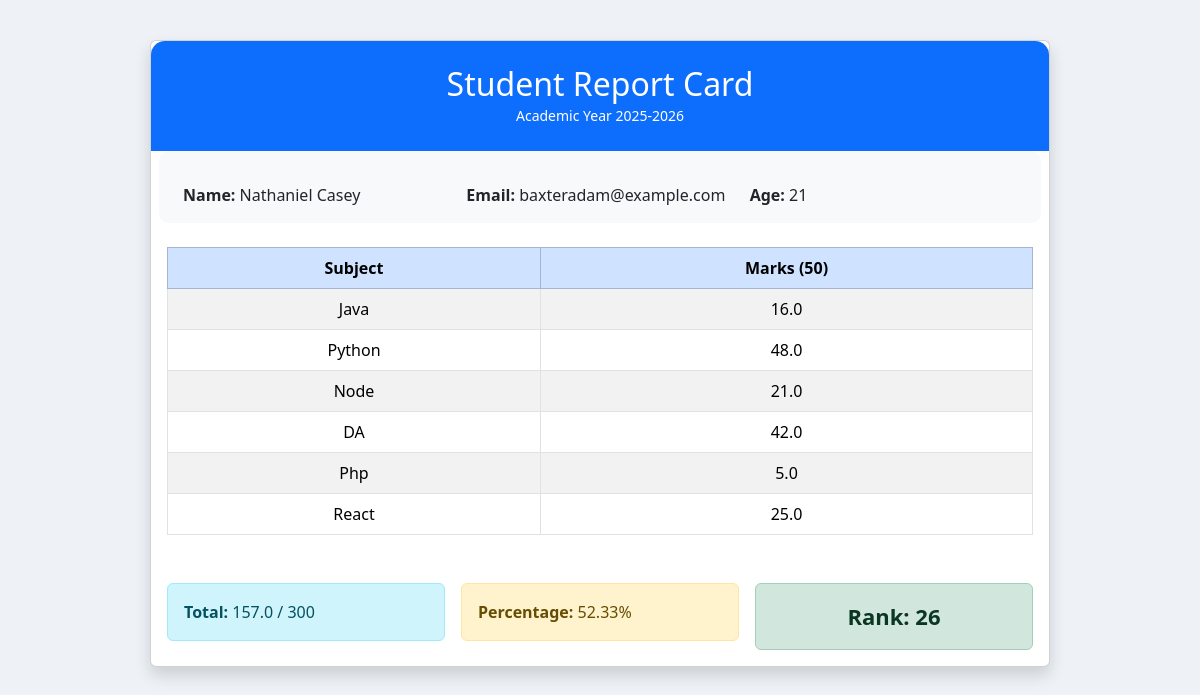
Before: /reportcard?stid=1&action=card with the older database file.
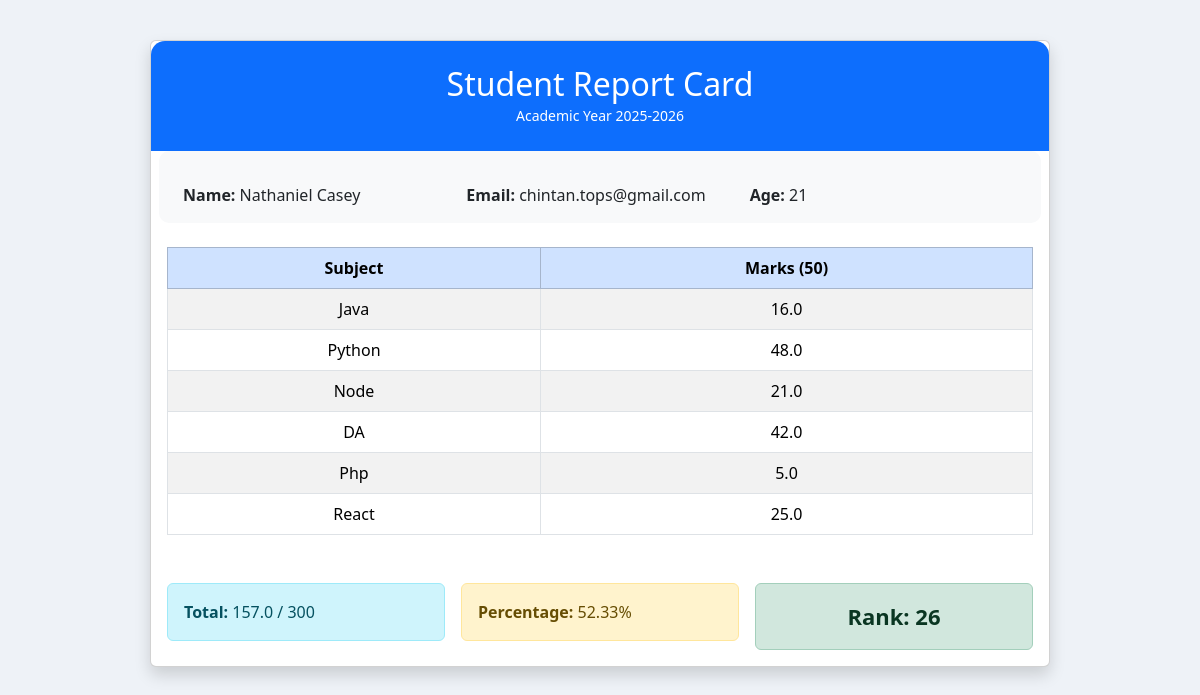
After: the same page with the newer database file.
### myapp/models.py (models this page shows)
class Marks(models.Model):
    student = models.ForeignKey(Student,on_delete=models.CASCADE)
    subject = models.ForeignKey(Subject,on_delete=models.CASCADE)
    marks = models.FloatField()

class Student(models.Model):
    dept = models.ForeignKey(Dept,on_delete=models.CASCADE)
    student_id = models.OneToOneField(StudentId,on_delete=models.CASCADE)
    name  = models.CharField(max_length=20)
    email = models.CharField(max_length=50)
    age = models.IntegerField()

class Subject(models.Model):
    name = models.CharField(max_length=20)

### myapp/views.py (the view, shortened to what this page needs)
# urls.py: path("reportcard",reportcard,name="reportcard")
def reportcard(request):
    stid = request.GET['stid']
    action = request.GET['action']
    marks = Marks.objects.filter(student_id = stid)
    total = 0
    for m in marks:
        total+=m.marks
    per = round((total*100)/300,2)
    students = Student.objects.annotate(
    total_marks = Sum('marks__marks')
    ).order_by('-total_marks')
    rank = 0
    for st in students:
        rank+=1
        if int(st.id)==int(stid):
            break
    if action=='card':
        return render(request,"reportcard.html",{"marks":marks,"total":total,"per":per,"rank":rank})

### myapp/templates/reportcard.html (shortened to what this page needs)
<!DOCTYPE html>
<html lang="en">
<head>
    <link href="https://cdn.jsdelivr.net/npm/bootstrap@5.3.3/dist/css/bootstrap.min.css" rel="stylesheet" />
</head>
<body>
    <div class="card shadow card-wrap">
        <div class="header p-4 text-center">
            <h2>Student Report Card</h2>
            <small>Academic Year 2025-2026</small>
        </div>
        <div class="card-body">
            <div class="row g-3 mb-4 info p-3">
                <div class="col-md-4"><strong>Name:</strong> {{ marks.0.student.name }}</div>
                <div class="col-md-4"><strong>Email:</strong> {{ marks.0.student.email }}</div>
                <div class="col-md-4"><strong>Age:</strong> {{ marks.0.student.age }}</div>
            </div>
            <div class="table-responsive">
                <table class="table table-bordered table-striped text-center align-middle">
                    <thead class="table-primary">
                        <tr>
                            <th>Subject</th>
                            <th>Marks (50)</th>
                        </tr>
                    </thead>
                    <tbody>
                        {%for mark in marks%}
                        <tr>
                            <td>{{mark.subject.name}}</td>
                            <td>{{ mark.marks }}</td>
                        </tr>
                        {%endfor%}
                    </tbody>
                </table>
            </div>
            <div class="row g-3 mt-3">
                <div class="col-md-4">
                    <div class="alert alert-info mb-0"><strong>Total:</strong> {{total }} / 300</div>
                </div>
                <div class="col-md-4">
                    <div class="alert alert-warning mb-0"><strong>Percentage:</strong> {{ per }}%</div>
                </div>
                <div class="col-md-4 text-center">
                    <div class="alert alert-success mb-0"><span class="rank">Rank: {{ rank }}</span></div>
                </div>
            </div>
        </div>
    </div>
</body>
</html>

Changed rows visible on the page:
changed through a linked row, Marks "Java": student.email "baxteradam@example.com" → "chintan.tops@gmail.com"
